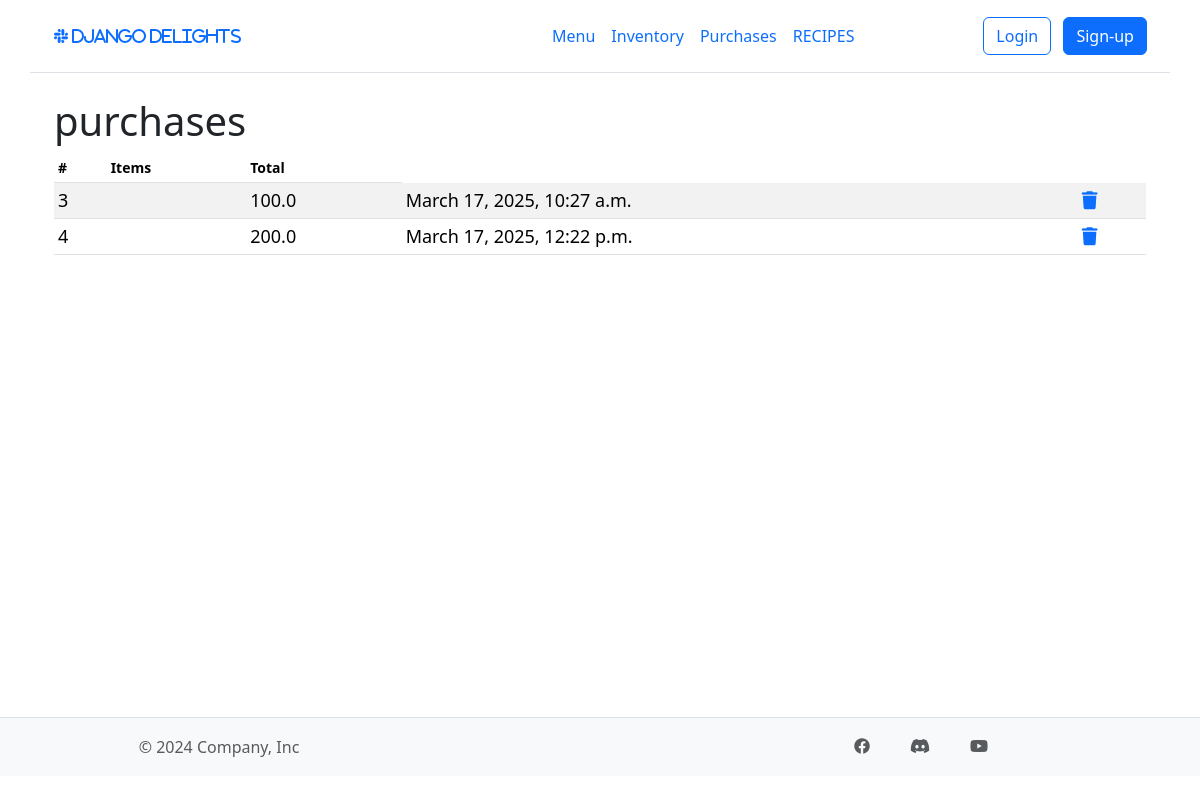
Before: /purchases/ with the older database file.
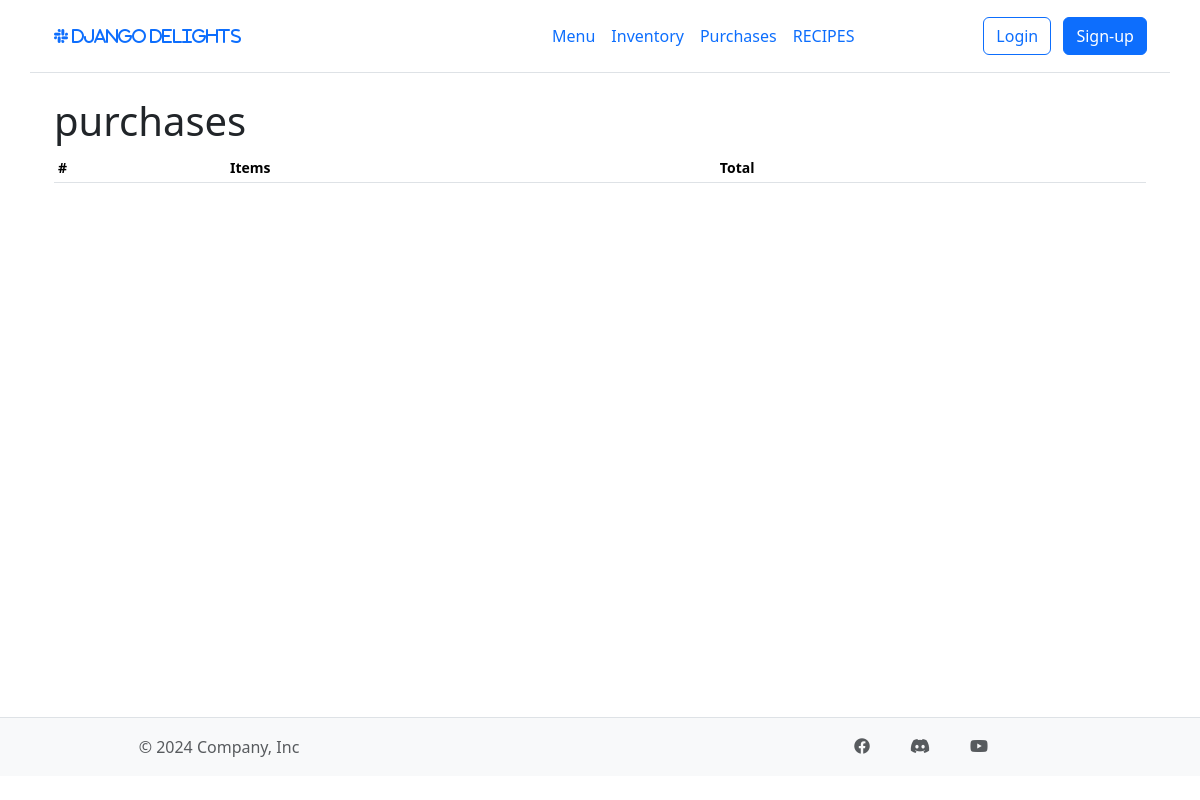
After: the same page with the newer database file.
### inventory/models.py (models this page shows, shortened)
class Purchase(models.Model):
    menu_items = models.JSONField()
    cost = models.FloatField(default=0.0)
    timestamp = models.DateTimeField(auto_now_add=True)

### inventory/views.py (the view)
# urls.py: path("purchases/", views.purchase, name="purchases"),
def purchase(request):
    menu_items = {i.id: i.name for i in MenuItem.objects.all()}
    return render(
        request,
        "inventory/purchases.html",
        context={
            "purchases": Purchase.objects.all(),
            "menu_items": menu_items,
        },
    )

### inventory/templates/inventory/purchases.html (shortened to what this page needs)
{% extends "inventory/base.html" %}
{%load static%}
{%load inventory.custom_filters%}
{% block content %}
<div class="container table-responsive small">
    <h1>purchases</h1>
    <table class='table table-striped table-sm'>
        <thead>
            <tr>
                <th scope="col">#</th>
                <th scope="col">Items</th>
                <th scope="col">Total</th>
            </tr>
        </thead>
        <tbody>
            {% for item in purchases %}
                <tr class="table-row" style="font-size: 18px;">
                    <td>{{item.id}}</td>
                    <td>
                    </td>
                    <td>{{item.cost}}</td>
                    <td>{{item.timestamp}}</td>
                    <td><a href="{%url 'delete' item.id %}?model=purchases"><i class="fa fa-trash"></i></a></td>
                </tr>
            {% endfor %}
        </tbody>
    </table>
</div>
{% endblock content %}

Changed rows visible on the page:
removed Purchase: id "3", cost "100.0", timestamp "March 17, 2025, 10:27 a.m."
removed Purchase: id "4", cost "200.0", timestamp "March 17, 2025, 12:22 p.m."
